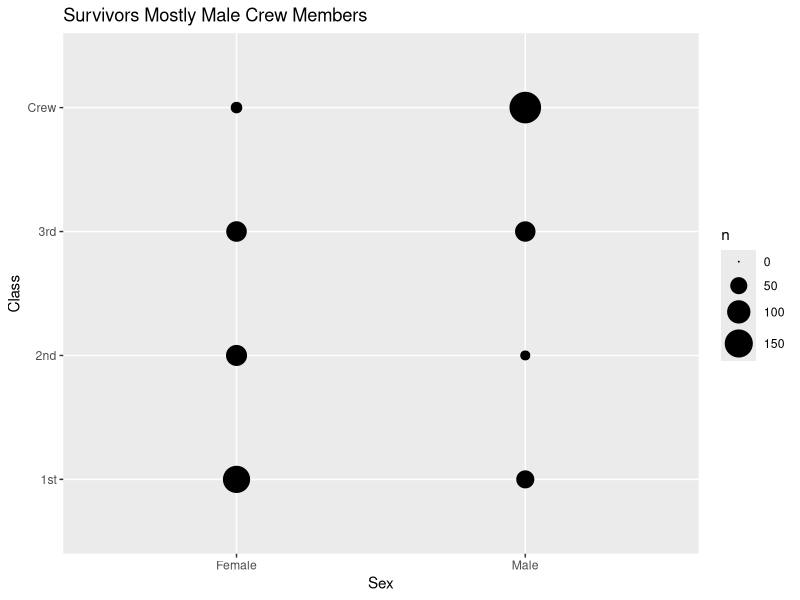
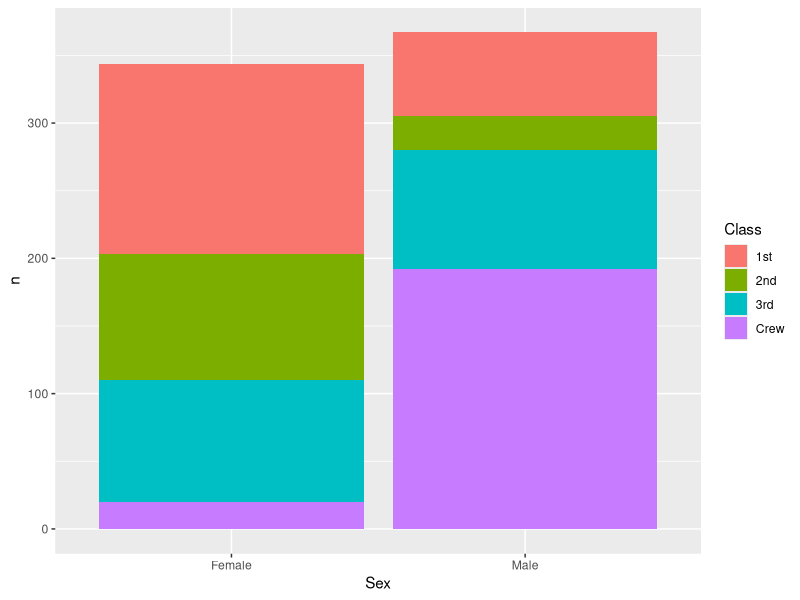
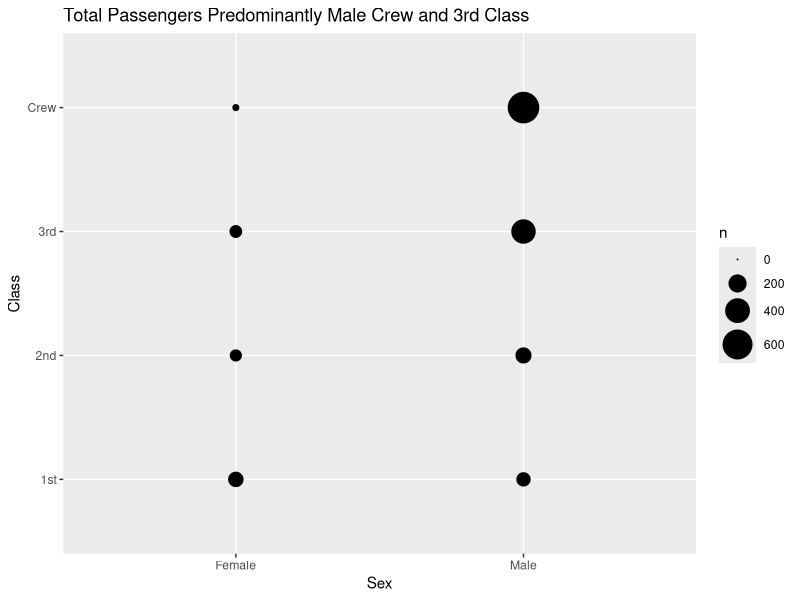
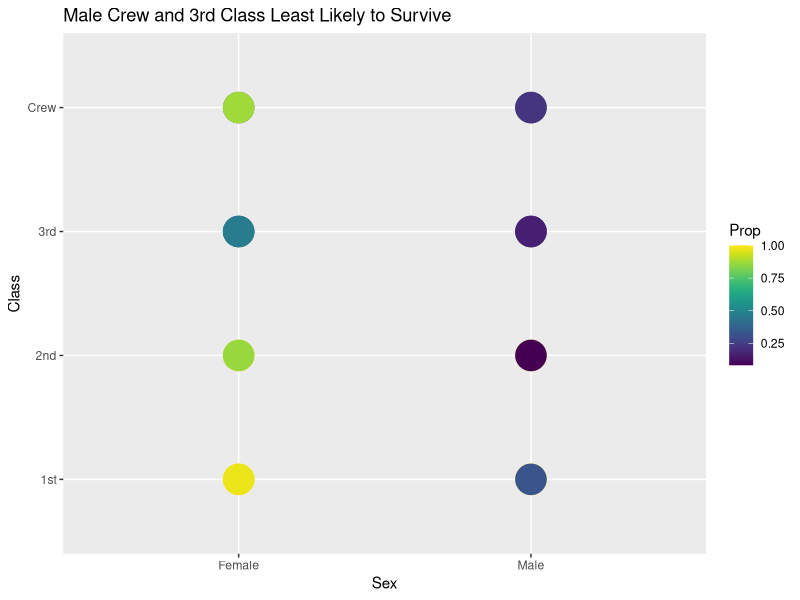
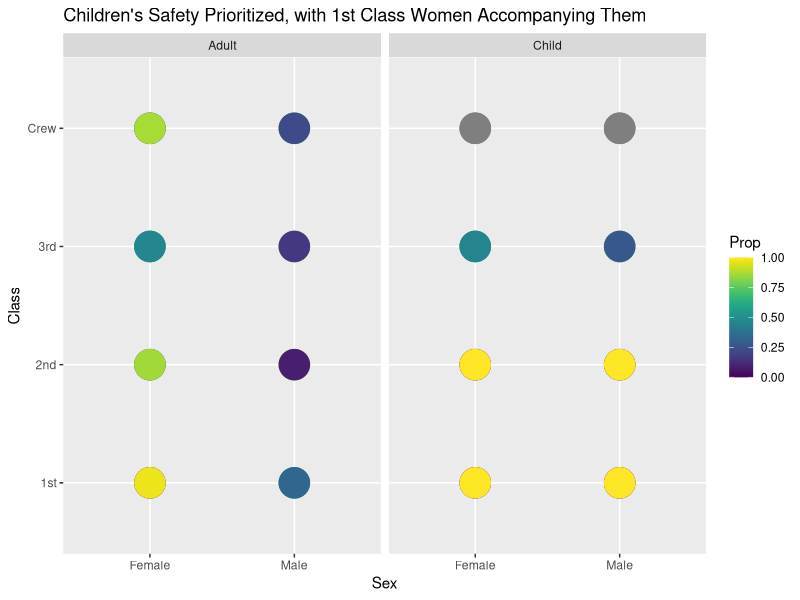
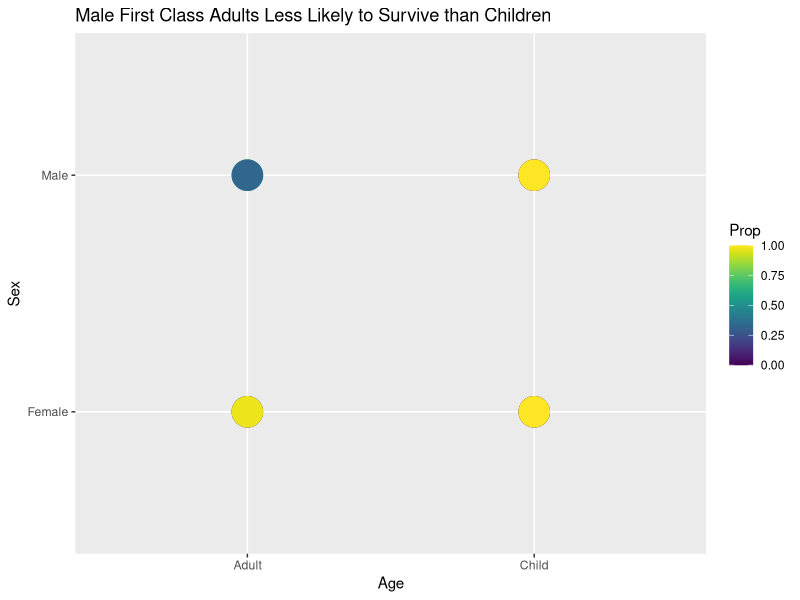
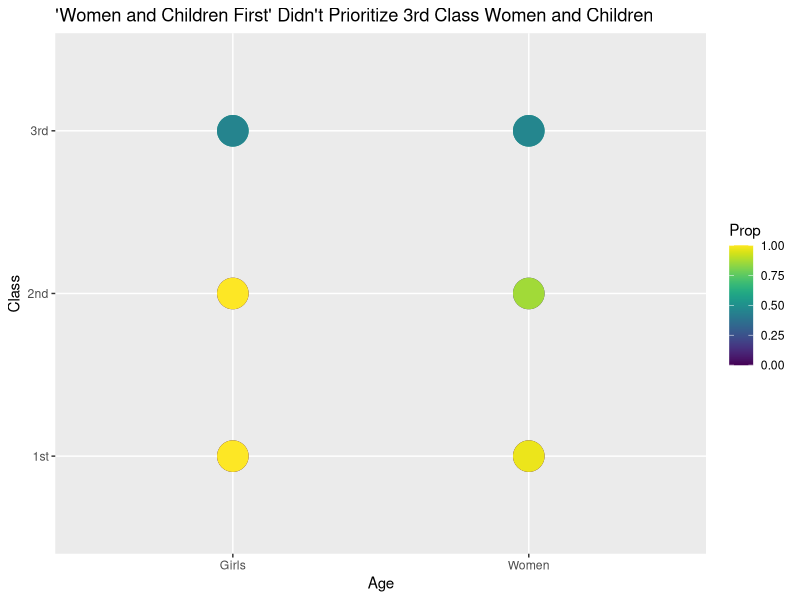

Source code (R) for these figures, in order:
## ---- chunk 1
library(tidyverse)

df_titanic <- as_tibble(Titanic)
## ---- chunk 2
glimpse(df_titanic)
## ---- chunk 3
## NOTE: No need to edit! We'll cover how to
## do this calculation in a later exercise.
df_titanic %>% summarize(total = sum(n))
## ---- chunk 4
df_titanic %>%
  filter(Survived == "Yes") %>%
  ggplot() +
  geom_point(mapping = aes(x = Sex, y = Class, size = n)) +
  scale_size_area(max_size = 10) +
  ggtitle("Survivors Mostly Male Crew Members")
## ---- chunk 5
df_titanic %>%
  filter(Survived == "Yes") %>%
  ggplot() +
    geom_col(aes(x = Sex, y = n, fill = Class))
## ---- chunk 6
df_titanic %>%
  ggplot() +
  geom_point(mapping = aes(x = Sex, y = Class, size = n)) +
  scale_size_area(max_size = 10) +
  ggtitle("Total Passengers Predominantly Male Crew and 3rd Class")
## ---- chunk 7
## NOTE: No need to edit! We'll cover how to
## do this calculation in a later exercise.
df_prop <-
  df_titanic %>%
  group_by(Class, Sex, Age) %>%
  mutate(
    Total = sum(n),
    Prop = n / Total
  ) %>%
  ungroup()
df_prop
## ---- chunk 8
library(viridis)
## ---- chunk 9
df_prop %>%
  filter(Survived == "Yes") %>%
  ggplot() +
  geom_point(mapping = aes(x = Sex, y = Class, color = Prop), size = 10) +
  scale_size_area(max_size = 10) +
  scale_color_viridis() +
  ggtitle("Male Crew and 3rd Class Least Likely to Survive")
## ---- chunk 10
df_prop %>%
  ggplot() +
  geom_point(mapping = aes(x = Sex, y = Class, color = Prop), size = 10) +
  scale_color_viridis() +
  facet_wrap(~Age) +
  ggtitle("Children's Safety Prioritized, with 1st Class Women Accompanying Them")
## ---- chunk 11
df_prop %>%
  filter(Class == "1st") %>%
  ggplot() +
  geom_point(mapping = aes(x = Age, y = Sex, color = Prop), size = 10) +
  scale_color_viridis() +
  ggtitle("Male First Class Adults Less Likely to Survive than Children")
## ---- chunk 12
df_prop %>%
  filter(Sex == "Female") %>%
  filter (Class != "Crew") %>%
  mutate(Age = ifelse(Age == "Adult", "Women", "Girls")) %>%
  ggplot() +
  geom_point(mapping = aes(x = Age, y = Class, color = Prop), size = 10) +
  scale_color_viridis() +
  ggtitle("'Women and Children First' Didn't Prioritize 3rd Class Women and Children")
